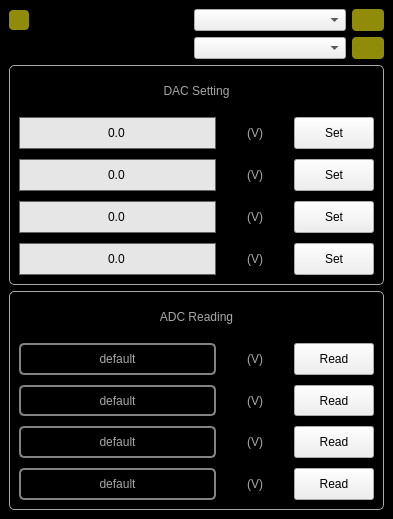
<?xml version="1.0" encoding="UTF-8"?>
<ui version="4.0">
 <class>MainWindow</class>
 <widget class="QMainWindow" name="MainWindow">
  <property name="geometry">
   <rect>
    <x>0</x>
    <y>0</y>
    <width>393</width>
    <height>519</height>
   </rect>
  </property>
  <property name="sizePolicy">
   <sizepolicy hsizetype="Preferred" vsizetype="Preferred">
    <horstretch>0</horstretch>
    <verstretch>0</verstretch>
   </sizepolicy>
  </property>
  <property name="minimumSize">
   <size>
    <width>0</width>
    <height>0</height>
   </size>
  </property>
  <property name="maximumSize">
   <size>
    <width>16777215</width>
    <height>16777215</height>
   </size>
  </property>
  <property name="windowTitle">
   <string>DAC Controler</string>
  </property>
  <property name="windowIcon">
   <iconset resource="../Resources/DEMONSResources.qrc">
    <normaloff>:/Pictures/Pictures/DemonLogo.png</normaloff>:/Pictures/Pictures/DemonLogo.png</iconset>
  </property>
  <widget class="QWidget" name="centralwidget">
   <property name="sizePolicy">
    <sizepolicy hsizetype="Fixed" vsizetype="Fixed">
     <horstretch>0</horstretch>
     <verstretch>0</verstretch>
    </sizepolicy>
   </property>
   <property name="styleSheet">
    <string notr="true">#centralwidget{
background-color: rgb(0, 0, 0);
}

QLabel{
color:rgb(168,168,168)
}

QLineEdit{
border: 1px solid rgb(100,100,100);
background-color:rgb(230,230,230);
}


</string>
   </property>
   <layout class="QGridLayout" name="gridLayout_3" rowstretch="0,0,5,5" columnstretch="0,2,2,0">
    <item row="0" column="0">
     <widget class="QPushButton" name="pushButton_Servers">
      <property name="sizePolicy">
       <sizepolicy hsizetype="Preferred" vsizetype="Preferred">
        <horstretch>0</horstretch>
        <verstretch>0</verstretch>
       </sizepolicy>
      </property>
      <property name="minimumSize">
       <size>
        <width>20</width>
        <height>20</height>
       </size>
      </property>
      <property name="maximumSize">
       <size>
        <width>20</width>
        <height>20</height>
       </size>
      </property>
      <property name="styleSheet">
       <string notr="true">#pushButton_Servers{
background: rgb(144, 140, 9);
 border-radius: 4px;
}</string>
      </property>
      <property name="text">
       <string/>
      </property>
     </widget>
    </item>
    <item row="0" column="1">
     <spacer name="horizontalSpacer_2">
      <property name="orientation">
       <enum>Qt::Horizontal</enum>
      </property>
      <property name="sizeHint" stdset="0">
       <size>
        <width>116</width>
        <height>20</height>
       </size>
      </property>
     </spacer>
    </item>
    <item row="0" column="2">
     <widget class="QComboBox" name="comboBox_DAQ_SelectServer">
      <property name="sizePolicy">
       <sizepolicy hsizetype="Preferred" vsizetype="Preferred">
        <horstretch>0</horstretch>
        <verstretch>0</verstretch>
       </sizepolicy>
      </property>
      <property name="minimumSize">
       <size>
        <width>50</width>
        <height>20</height>
       </size>
      </property>
      <property name="maximumSize">
       <size>
        <width>500</width>
        <height>100</height>
       </size>
      </property>
      <property name="currentIndex">
       <number>-1</number>
      </property>
     </widget>
    </item>
    <item row="0" column="3">
     <widget class="QPushButton" name="pushButton_DAQ_ServerIndicator">
      <property name="sizePolicy">
       <sizepolicy hsizetype="Preferred" vsizetype="Preferred">
        <horstretch>0</horstretch>
        <verstretch>0</verstretch>
       </sizepolicy>
      </property>
      <property name="minimumSize">
       <size>
        <width>20</width>
        <height>20</height>
       </size>
      </property>
      <property name="maximumSize">
       <size>
        <width>16777215</width>
        <height>16777215</height>
       </size>
      </property>
      <property name="toolTip">
       <string/>
      </property>
      <property name="styleSheet">
       <string notr="true">#pushButton_DAQ_ServerIndicator{
background: rgb(144, 140, 9);
 border-radius: 4px;
}</string>
      </property>
      <property name="text">
       <string/>
      </property>
      <property name="default">
       <bool>false</bool>
      </property>
     </widget>
    </item>
    <item row="1" column="0">
     <spacer name="verticalSpacer">
      <property name="orientation">
       <enum>Qt::Vertical</enum>
      </property>
      <property name="sizeHint" stdset="0">
       <size>
        <width>20</width>
        <height>20</height>
       </size>
      </property>
     </spacer>
    </item>
    <item row="1" column="1">
     <spacer name="horizontalSpacer_3">
      <property name="orientation">
       <enum>Qt::Horizontal</enum>
      </property>
      <property name="sizeHint" stdset="0">
       <size>
        <width>152</width>
        <height>20</height>
       </size>
      </property>
     </spacer>
    </item>
    <item row="1" column="2">
     <widget class="QComboBox" name="comboBox_DAQ_SelectDevice">
      <property name="sizePolicy">
       <sizepolicy hsizetype="Preferred" vsizetype="Preferred">
        <horstretch>0</horstretch>
        <verstretch>0</verstretch>
       </sizepolicy>
      </property>
      <property name="minimumSize">
       <size>
        <width>50</width>
        <height>20</height>
       </size>
      </property>
      <property name="maximumSize">
       <size>
        <width>500</width>
        <height>100</height>
       </size>
      </property>
      <property name="currentIndex">
       <number>-1</number>
      </property>
     </widget>
    </item>
    <item row="1" column="3">
     <widget class="QPushButton" name="pushButton_DAQ_DeviceIndicator">
      <property name="sizePolicy">
       <sizepolicy hsizetype="Preferred" vsizetype="Preferred">
        <horstretch>0</horstretch>
        <verstretch>0</verstretch>
       </sizepolicy>
      </property>
      <property name="minimumSize">
       <size>
        <width>20</width>
        <height>20</height>
       </size>
      </property>
      <property name="maximumSize">
       <size>
        <width>16777215</width>
        <height>16777215</height>
       </size>
      </property>
      <property name="toolTip">
       <string/>
      </property>
      <property name="styleSheet">
       <string notr="true">#pushButton_DAQ_DeviceIndicator{
background: rgb(144, 140, 9);
 border-radius: 4px;
}</string>
      </property>
      <property name="text">
       <string/>
      </property>
      <property name="default">
       <bool>false</bool>
      </property>
     </widget>
    </item>
    <item row="2" column="0" colspan="4">
     <widget class="QFrame" name="frame_DAC">
      <property name="styleSheet">
       <string notr="true">#frame_DAC{
border: 1px solid rgb(168,168,168);
border-radius: 5px
}</string>
      </property>
      <property name="frameShape">
       <enum>QFrame::StyledPanel</enum>
      </property>
      <property name="frameShadow">
       <enum>QFrame::Raised</enum>
      </property>
      <layout class="QGridLayout" name="gridLayout" columnstretch="3,1,1">
       <property name="verticalSpacing">
        <number>10</number>
       </property>
       <item row="3" column="0">
        <widget class="QLineEdit" name="lineEdit_TargetNumber_3">
         <property name="sizePolicy">
          <sizepolicy hsizetype="Expanding" vsizetype="Preferred">
           <horstretch>0</horstretch>
           <verstretch>0</verstretch>
          </sizepolicy>
         </property>
         <property name="minimumSize">
          <size>
           <width>50</width>
           <height>20</height>
          </size>
         </property>
         <property name="maximumSize">
          <size>
           <width>16777215</width>
           <height>16777215</height>
          </size>
         </property>
         <property name="text">
          <string>0.0</string>
         </property>
         <property name="alignment">
          <set>Qt::AlignCenter</set>
         </property>
        </widget>
       </item>
       <item row="3" column="2">
        <widget class="QPushButton" name="pushButton_SET_3">
         <property name="sizePolicy">
          <sizepolicy hsizetype="Minimum" vsizetype="Preferred">
           <horstretch>0</horstretch>
           <verstretch>0</verstretch>
          </sizepolicy>
         </property>
         <property name="maximumSize">
          <size>
           <width>16777215</width>
           <height>16777215</height>
          </size>
         </property>
         <property name="toolTip">
          <string>Test</string>
         </property>
         <property name="text">
          <string>Set</string>
         </property>
        </widget>
       </item>
       <item row="2" column="2">
        <widget class="QPushButton" name="pushButton_SET_2">
         <property name="sizePolicy">
          <sizepolicy hsizetype="Minimum" vsizetype="Preferred">
           <horstretch>0</horstretch>
           <verstretch>0</verstretch>
          </sizepolicy>
         </property>
         <property name="maximumSize">
          <size>
           <width>16777215</width>
           <height>16777215</height>
          </size>
         </property>
         <property name="toolTip">
          <string>Test</string>
         </property>
         <property name="text">
          <string>Set</string>
         </property>
        </widget>
       </item>
       <item row="3" column="1">
        <widget class="QLabel" name="label_6">
         <property name="minimumSize">
          <size>
           <width>20</width>
           <height>20</height>
          </size>
         </property>
         <property name="text">
          <string>(V)</string>
         </property>
         <property name="alignment">
          <set>Qt::AlignCenter</set>
         </property>
        </widget>
       </item>
       <item row="1" column="0">
        <widget class="QLineEdit" name="lineEdit_TargetNumber_1">
         <property name="sizePolicy">
          <sizepolicy hsizetype="Expanding" vsizetype="Preferred">
           <horstretch>0</horstretch>
           <verstretch>0</verstretch>
          </sizepolicy>
         </property>
         <property name="minimumSize">
          <size>
           <width>50</width>
           <height>20</height>
          </size>
         </property>
         <property name="maximumSize">
          <size>
           <width>16777215</width>
           <height>16777215</height>
          </size>
         </property>
         <property name="text">
          <string>0.0</string>
         </property>
         <property name="alignment">
          <set>Qt::AlignCenter</set>
         </property>
        </widget>
       </item>
       <item row="1" column="1">
        <widget class="QLabel" name="label">
         <property name="minimumSize">
          <size>
           <width>20</width>
           <height>20</height>
          </size>
         </property>
         <property name="text">
          <string>(V)</string>
         </property>
         <property name="alignment">
          <set>Qt::AlignCenter</set>
         </property>
        </widget>
       </item>
       <item row="2" column="0">
        <widget class="QLineEdit" name="lineEdit_TargetNumber_2">
         <property name="sizePolicy">
          <sizepolicy hsizetype="Expanding" vsizetype="Preferred">
           <horstretch>0</horstretch>
           <verstretch>0</verstretch>
          </sizepolicy>
         </property>
         <property name="minimumSize">
          <size>
           <width>50</width>
           <height>20</height>
          </size>
         </property>
         <property name="maximumSize">
          <size>
           <width>16777215</width>
           <height>16777215</height>
          </size>
         </property>
         <property name="text">
          <string>0.0</string>
         </property>
         <property name="alignment">
          <set>Qt::AlignCenter</set>
         </property>
        </widget>
       </item>
       <item row="1" column="2">
        <widget class="QPushButton" name="pushButton_SET_1">
         <property name="sizePolicy">
          <sizepolicy hsizetype="Minimum" vsizetype="Preferred">
           <horstretch>0</horstretch>
           <verstretch>0</verstretch>
          </sizepolicy>
         </property>
         <property name="maximumSize">
          <size>
           <width>16777215</width>
           <height>16777215</height>
          </size>
         </property>
         <property name="toolTip">
          <string>Test</string>
         </property>
         <property name="text">
          <string>Set</string>
         </property>
        </widget>
       </item>
       <item row="2" column="1">
        <widget class="QLabel" name="label_4">
         <property name="minimumSize">
          <size>
           <width>20</width>
           <height>20</height>
          </size>
         </property>
         <property name="text">
          <string>(V)</string>
         </property>
         <property name="alignment">
          <set>Qt::AlignCenter</set>
         </property>
        </widget>
       </item>
       <item row="4" column="0">
        <widget class="QLineEdit" name="lineEdit_TargetNumber_4">
         <property name="sizePolicy">
          <sizepolicy hsizetype="Expanding" vsizetype="Preferred">
           <horstretch>0</horstretch>
           <verstretch>0</verstretch>
          </sizepolicy>
         </property>
         <property name="minimumSize">
          <size>
           <width>50</width>
           <height>20</height>
          </size>
         </property>
         <property name="maximumSize">
          <size>
           <width>16777215</width>
           <height>16777215</height>
          </size>
         </property>
         <property name="text">
          <string>0.0</string>
         </property>
         <property name="alignment">
          <set>Qt::AlignCenter</set>
         </property>
        </widget>
       </item>
       <item row="4" column="1">
        <widget class="QLabel" name="label_8">
         <property name="minimumSize">
          <size>
           <width>20</width>
           <height>20</height>
          </size>
         </property>
         <property name="text">
          <string>(V)</string>
         </property>
         <property name="alignment">
          <set>Qt::AlignCenter</set>
         </property>
        </widget>
       </item>
       <item row="4" column="2">
        <widget class="QPushButton" name="pushButton_SET_4">
         <property name="sizePolicy">
          <sizepolicy hsizetype="Minimum" vsizetype="Preferred">
           <horstretch>0</horstretch>
           <verstretch>0</verstretch>
          </sizepolicy>
         </property>
         <property name="maximumSize">
          <size>
           <width>16777215</width>
           <height>16777215</height>
          </size>
         </property>
         <property name="toolTip">
          <string>Test</string>
         </property>
         <property name="text">
          <string>Set</string>
         </property>
        </widget>
       </item>
       <item row="0" column="0" colspan="3">
        <widget class="QLabel" name="label_3">
         <property name="minimumSize">
          <size>
           <width>20</width>
           <height>20</height>
          </size>
         </property>
         <property name="text">
          <string>DAC Setting</string>
         </property>
         <property name="alignment">
          <set>Qt::AlignCenter</set>
         </property>
        </widget>
       </item>
      </layout>
     </widget>
    </item>
    <item row="3" column="0" colspan="4">
     <widget class="QFrame" name="frame_ADC">
      <property name="styleSheet">
       <string notr="true">#frame_ADC{
border: 1px solid rgb(168,168,168);
border-radius: 5px
}</string>
      </property>
      <property name="frameShape">
       <enum>QFrame::StyledPanel</enum>
      </property>
      <property name="frameShadow">
       <enum>QFrame::Raised</enum>
      </property>
      <layout class="QGridLayout" name="gridLayout_2" columnstretch="3,1,1">
       <property name="verticalSpacing">
        <number>10</number>
       </property>
       <item row="1" column="1">
        <widget class="QLabel" name="label_2">
         <property name="minimumSize">
          <size>
           <width>20</width>
           <height>20</height>
          </size>
         </property>
         <property name="text">
          <string>(V)</string>
         </property>
         <property name="alignment">
          <set>Qt::AlignCenter</set>
         </property>
        </widget>
       </item>
       <item row="1" column="2">
        <widget class="QPushButton" name="pushButton_Read_1">
         <property name="sizePolicy">
          <sizepolicy hsizetype="Minimum" vsizetype="Preferred">
           <horstretch>0</horstretch>
           <verstretch>0</verstretch>
          </sizepolicy>
         </property>
         <property name="maximumSize">
          <size>
           <width>16777215</width>
           <height>16777215</height>
          </size>
         </property>
         <property name="toolTip">
          <string>Test</string>
         </property>
         <property name="text">
          <string>Read</string>
         </property>
        </widget>
       </item>
       <item row="2" column="1">
        <widget class="QLabel" name="label_5">
         <property name="minimumSize">
          <size>
           <width>20</width>
           <height>20</height>
          </size>
         </property>
         <property name="text">
          <string>(V)</string>
         </property>
         <property name="alignment">
          <set>Qt::AlignCenter</set>
         </property>
        </widget>
       </item>
       <item row="3" column="2">
        <widget class="QPushButton" name="pushButton_Read_3">
         <property name="sizePolicy">
          <sizepolicy hsizetype="Minimum" vsizetype="Preferred">
           <horstretch>0</horstretch>
           <verstretch>0</verstretch>
          </sizepolicy>
         </property>
         <property name="maximumSize">
          <size>
           <width>16777215</width>
           <height>16777215</height>
          </size>
         </property>
         <property name="toolTip">
          <string>Test</string>
         </property>
         <property name="text">
          <string>Read</string>
         </property>
        </widget>
       </item>
       <item row="4" column="1">
        <widget class="QLabel" name="label_9">
         <property name="minimumSize">
          <size>
           <width>20</width>
           <height>20</height>
          </size>
         </property>
         <property name="text">
          <string>(V)</string>
         </property>
         <property name="alignment">
          <set>Qt::AlignCenter</set>
         </property>
        </widget>
       </item>
       <item row="2" column="2">
        <widget class="QPushButton" name="pushButton_Read_2">
         <property name="sizePolicy">
          <sizepolicy hsizetype="Minimum" vsizetype="Preferred">
           <horstretch>0</horstretch>
           <verstretch>0</verstretch>
          </sizepolicy>
         </property>
         <property name="maximumSize">
          <size>
           <width>16777215</width>
           <height>16777215</height>
          </size>
         </property>
         <property name="toolTip">
          <string>Test</string>
         </property>
         <property name="text">
          <string>Read</string>
         </property>
        </widget>
       </item>
       <item row="3" column="1">
        <widget class="QLabel" name="label_7">
         <property name="minimumSize">
          <size>
           <width>20</width>
           <height>20</height>
          </size>
         </property>
         <property name="text">
          <string>(V)</string>
         </property>
         <property name="alignment">
          <set>Qt::AlignCenter</set>
         </property>
        </widget>
       </item>
       <item row="4" column="2">
        <widget class="QPushButton" name="pushButton_Read_4">
         <property name="sizePolicy">
          <sizepolicy hsizetype="Minimum" vsizetype="Preferred">
           <horstretch>0</horstretch>
           <verstretch>0</verstretch>
          </sizepolicy>
         </property>
         <property name="maximumSize">
          <size>
           <width>16777215</width>
           <height>16777215</height>
          </size>
         </property>
         <property name="toolTip">
          <string>Test</string>
         </property>
         <property name="text">
          <string>Read</string>
         </property>
        </widget>
       </item>
       <item row="0" column="0" colspan="3">
        <widget class="QLabel" name="label_10">
         <property name="minimumSize">
          <size>
           <width>20</width>
           <height>20</height>
          </size>
         </property>
         <property name="text">
          <string>ADC Reading</string>
         </property>
         <property name="alignment">
          <set>Qt::AlignCenter</set>
         </property>
        </widget>
       </item>
       <item row="1" column="0">
        <widget class="QLabel" name="label_ADC_1">
         <property name="minimumSize">
          <size>
           <width>20</width>
           <height>20</height>
          </size>
         </property>
         <property name="styleSheet">
          <string notr="true">color: rgb(168,168,168);
background-color:rgb(0,0,0);
border: 2px solid  rgb(131,131,131);
border-radius: 5px</string>
         </property>
         <property name="text">
          <string>default</string>
         </property>
         <property name="alignment">
          <set>Qt::AlignCenter</set>
         </property>
        </widget>
       </item>
       <item row="2" column="0">
        <widget class="QLabel" name="label_ADC_2">
         <property name="minimumSize">
          <size>
           <width>20</width>
           <height>20</height>
          </size>
         </property>
         <property name="styleSheet">
          <string notr="true">color: rgb(168,168,168);
background-color:rgb(0,0,0);
border: 2px solid  rgb(131,131,131);
border-radius: 5px</string>
         </property>
         <property name="text">
          <string>default</string>
         </property>
         <property name="alignment">
          <set>Qt::AlignCenter</set>
         </property>
        </widget>
       </item>
       <item row="3" column="0">
        <widget class="QLabel" name="label_ADC_3">
         <property name="minimumSize">
          <size>
           <width>20</width>
           <height>20</height>
          </size>
         </property>
         <property name="styleSheet">
          <string notr="true">color: rgb(168,168,168);
background-color:rgb(0,0,0);
border: 2px solid  rgb(131,131,131);
border-radius: 5px</string>
         </property>
         <property name="text">
          <string>default</string>
         </property>
         <property name="alignment">
          <set>Qt::AlignCenter</set>
         </property>
        </widget>
       </item>
       <item row="4" column="0">
        <widget class="QLabel" name="label_ADC_4">
         <property name="minimumSize">
          <size>
           <width>20</width>
           <height>20</height>
          </size>
         </property>
         <property name="styleSheet">
          <string notr="true">color: rgb(168,168,168);
background-color:rgb(0,0,0);
border: 2px solid  rgb(131,131,131);
border-radius: 5px</string>
         </property>
         <property name="text">
          <string>default</string>
         </property>
         <property name="alignment">
          <set>Qt::AlignCenter</set>
         </property>
        </widget>
       </item>
      </layout>
     </widget>
    </item>
   </layout>
  </widget>
 </widget>
 <resources>
  <include location="../Resources/DEMONSResources.qrc"/>
 </resources>
 <connections/>
</ui>
